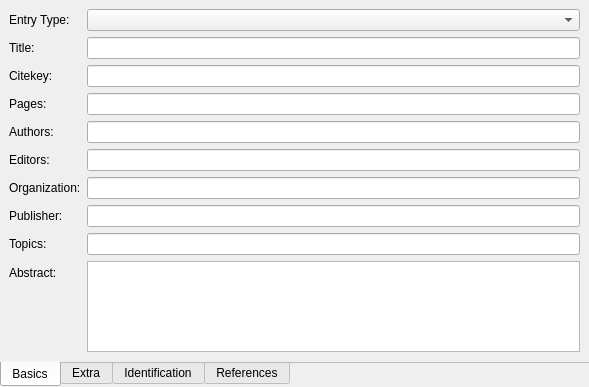
<?xml version="1.0" encoding="UTF-8"?>
<ui version="4.0">
 <class>PublicationWidget</class>
 <widget class="QWidget" name="PublicationWidget">
  <property name="geometry">
   <rect>
    <x>0</x>
    <y>0</y>
    <width>589</width>
    <height>387</height>
   </rect>
  </property>
  <property name="windowTitle">
   <string>Form</string>
  </property>
  <layout class="QVBoxLayout" name="verticalLayout">
   <property name="margin">
    <number>0</number>
   </property>
   <item>
    <widget class="QTabWidget" name="tabWidget">
     <property name="tabPosition">
      <enum>QTabWidget::South</enum>
     </property>
     <property name="currentIndex">
      <number>0</number>
     </property>
     <property name="documentMode">
      <bool>true</bool>
     </property>
     <widget class="QWidget" name="tabBasic">
      <attribute name="title">
       <string>Basics</string>
      </attribute>
      <layout class="QVBoxLayout" name="verticalLayout_3">
       <property name="margin">
        <number>0</number>
       </property>
       <item>
        <widget class="QScrollArea" name="scrollArea">
         <property name="frameShape">
          <enum>QFrame::NoFrame</enum>
         </property>
         <property name="widgetResizable">
          <bool>true</bool>
         </property>
         <widget class="QWidget" name="scrollAreaWidgetContents">
          <property name="geometry">
           <rect>
            <x>0</x>
            <y>0</y>
            <width>589</width>
            <height>358</height>
           </rect>
          </property>
          <layout class="QFormLayout" name="formLayout_2">
           <item row="0" column="0">
            <widget class="QLabel" name="labelEntryType">
             <property name="text">
              <string>Entry Type:</string>
             </property>
            </widget>
           </item>
           <item row="0" column="1">
            <widget class="QComboBox" name="editEntryType"/>
           </item>
           <item row="1" column="0">
            <widget class="QLabel" name="labelTitle">
             <property name="text">
              <string>Title:</string>
             </property>
            </widget>
           </item>
           <item row="1" column="1">
            <widget class="KLineEdit" name="editTitle"/>
           </item>
           <item row="2" column="0">
            <widget class="QLabel" name="labelCiteKey">
             <property name="text">
              <string>Citekey:</string>
             </property>
            </widget>
           </item>
           <item row="2" column="1">
            <widget class="KLineEdit" name="editCiteKey"/>
           </item>
           <item row="3" column="0">
            <widget class="QLabel" name="labelPages">
             <property name="text">
              <string>Pages:</string>
             </property>
            </widget>
           </item>
           <item row="3" column="1">
            <widget class="KLineEdit" name="editPages"/>
           </item>
           <item row="4" column="0">
            <widget class="QLabel" name="labelAuthors">
             <property name="text">
              <string>Authors:</string>
             </property>
            </widget>
           </item>
           <item row="4" column="1">
            <widget class="KLineEdit" name="editAuthors"/>
           </item>
           <item row="5" column="0">
            <widget class="QLabel" name="labelEditors">
             <property name="text">
              <string>Editors:</string>
             </property>
            </widget>
           </item>
           <item row="5" column="1">
            <widget class="KLineEdit" name="editEditors"/>
           </item>
           <item row="6" column="0">
            <widget class="QLabel" name="labelOrganization">
             <property name="text">
              <string>Organization:</string>
             </property>
            </widget>
           </item>
           <item row="6" column="1">
            <widget class="KLineEdit" name="editOrganization"/>
           </item>
           <item row="7" column="0">
            <widget class="QLabel" name="labelPublisher">
             <property name="text">
              <string>Publisher:</string>
             </property>
            </widget>
           </item>
           <item row="7" column="1">
            <widget class="KLineEdit" name="editPublisher"/>
           </item>
           <item row="8" column="0">
            <widget class="QLabel" name="labelTopics">
             <property name="text">
              <string>Topics:</string>
             </property>
            </widget>
           </item>
           <item row="8" column="1">
            <widget class="KLineEdit" name="editTopics"/>
           </item>
           <item row="9" column="0">
            <widget class="QLabel" name="labelAbstract">
             <property name="text">
              <string>Abstract:</string>
             </property>
            </widget>
           </item>
           <item row="9" column="1">
            <widget class="KTextEdit" name="editAbstract">
             <property name="sizePolicy">
              <sizepolicy hsizetype="Expanding" vsizetype="MinimumExpanding">
               <horstretch>0</horstretch>
               <verstretch>0</verstretch>
              </sizepolicy>
             </property>
             <property name="minimumSize">
              <size>
               <width>0</width>
               <height>50</height>
              </size>
             </property>
            </widget>
           </item>
          </layout>
         </widget>
        </widget>
       </item>
      </layout>
     </widget>
     <widget class="QWidget" name="tabExtra">
      <attribute name="title">
       <string>Extra</string>
      </attribute>
      <layout class="QVBoxLayout" name="verticalLayout_4">
       <property name="margin">
        <number>0</number>
       </property>
       <item>
        <widget class="QScrollArea" name="scrollArea_2">
         <property name="frameShape">
          <enum>QFrame::NoFrame</enum>
         </property>
         <property name="widgetResizable">
          <bool>true</bool>
         </property>
         <widget class="QWidget" name="scrollAreaWidgetContents_2">
          <property name="geometry">
           <rect>
            <x>0</x>
            <y>0</y>
            <width>589</width>
            <height>358</height>
           </rect>
          </property>
          <layout class="QFormLayout" name="formLayout">
           <property name="fieldGrowthPolicy">
            <enum>QFormLayout::ExpandingFieldsGrow</enum>
           </property>
           <item row="0" column="0">
            <widget class="QLabel" name="labelEvent">
             <property name="text">
              <string>Event:</string>
             </property>
            </widget>
           </item>
           <item row="0" column="1">
            <widget class="KLineEdit" name="editEvent"/>
           </item>
           <item row="1" column="0">
            <widget class="QLabel" name="labelSeries">
             <property name="text">
              <string>Series:</string>
             </property>
            </widget>
           </item>
           <item row="1" column="1">
            <widget class="KLineEdit" name="editSeries"/>
           </item>
           <item row="2" column="0">
            <widget class="QLabel" name="labelVolume">
             <property name="text">
              <string>Volume:</string>
             </property>
            </widget>
           </item>
           <item row="2" column="1">
            <widget class="KLineEdit" name="editVolume"/>
           </item>
           <item row="3" column="0">
            <widget class="QLabel" name="labelNumber">
             <property name="text">
              <string>Number:</string>
             </property>
            </widget>
           </item>
           <item row="3" column="1">
            <widget class="KLineEdit" name="editNumber"/>
           </item>
           <item row="4" column="0">
            <widget class="QLabel" name="labelEdition">
             <property name="text">
              <string>Edition:</string>
             </property>
            </widget>
           </item>
           <item row="4" column="1">
            <widget class="KLineEdit" name="editEdition"/>
           </item>
           <item row="5" column="0">
            <widget class="QLabel" name="labelReportType">
             <property name="text">
              <string>Type:</string>
             </property>
            </widget>
           </item>
           <item row="5" column="1">
            <widget class="KLineEdit" name="editReportType"/>
           </item>
           <item row="6" column="0">
            <widget class="QLabel" name="labelCopyright">
             <property name="text">
              <string>Copyright:</string>
             </property>
            </widget>
           </item>
           <item row="6" column="1">
            <widget class="KLineEdit" name="editCopyright"/>
           </item>
           <item row="7" column="0">
            <widget class="QLabel" name="labelLanguage">
             <property name="text">
              <string>Language:</string>
             </property>
            </widget>
           </item>
           <item row="7" column="1">
            <widget class="KLineEdit" name="editLanguage"/>
           </item>
          </layout>
         </widget>
        </widget>
       </item>
      </layout>
     </widget>
     <widget class="QWidget" name="tabIdentification">
      <attribute name="title">
       <string>Identification</string>
      </attribute>
      <layout class="QVBoxLayout" name="verticalLayout_5">
       <property name="margin">
        <number>0</number>
       </property>
       <item>
        <widget class="QScrollArea" name="scrollArea_3">
         <property name="frameShape">
          <enum>QFrame::NoFrame</enum>
         </property>
         <property name="widgetResizable">
          <bool>true</bool>
         </property>
         <widget class="QWidget" name="scrollAreaWidgetContents_3">
          <property name="geometry">
           <rect>
            <x>0</x>
            <y>0</y>
            <width>589</width>
            <height>358</height>
           </rect>
          </property>
          <layout class="QFormLayout" name="formLayout_3">
           <item row="0" column="0">
            <widget class="QLabel" name="labelArchive">
             <property name="text">
              <string>Archive:</string>
             </property>
            </widget>
           </item>
           <item row="0" column="1">
            <widget class="KLineEdit" name="editArchive"/>
           </item>
           <item row="1" column="0">
            <widget class="QLabel" name="labelArchiveLocation">
             <property name="text">
              <string>Archive Location:</string>
             </property>
            </widget>
           </item>
           <item row="1" column="1">
            <widget class="KLineEdit" name="editArchiveLocation"/>
           </item>
           <item row="2" column="0">
            <widget class="QLabel" name="labelEPrint">
             <property name="text">
              <string>E-Print:</string>
             </property>
            </widget>
           </item>
           <item row="2" column="1">
            <widget class="KLineEdit" name="editEPrint"/>
           </item>
           <item row="3" column="0">
            <widget class="QLabel" name="labelISBN">
             <property name="text">
              <string>ISBN:</string>
             </property>
            </widget>
           </item>
           <item row="3" column="1">
            <widget class="KLineEdit" name="editISBN"/>
           </item>
           <item row="4" column="0">
            <widget class="QLabel" name="labelISSN">
             <property name="text">
              <string>ISSN:</string>
             </property>
            </widget>
           </item>
           <item row="4" column="1">
            <widget class="KLineEdit" name="editISSN"/>
           </item>
           <item row="5" column="0">
            <widget class="QLabel" name="labelLCCN">
             <property name="text">
              <string>LCCN:</string>
             </property>
            </widget>
           </item>
           <item row="5" column="1">
            <widget class="KLineEdit" name="editLCCN"/>
           </item>
           <item row="6" column="0">
            <widget class="QLabel" name="labelMRNumber">
             <property name="text">
              <string>MRNumber:</string>
             </property>
            </widget>
           </item>
           <item row="6" column="1">
            <widget class="KLineEdit" name="editMRNumber"/>
           </item>
           <item row="7" column="0">
            <widget class="QLabel" name="labelPubMed">
             <property name="text">
              <string>PubMed:</string>
             </property>
            </widget>
           </item>
           <item row="7" column="1">
            <widget class="KLineEdit" name="editPubMed"/>
           </item>
           <item row="8" column="0">
            <widget class="QLabel" name="labelDOI">
             <property name="text">
              <string>DOI:</string>
             </property>
            </widget>
           </item>
           <item row="8" column="1">
            <widget class="KLineEdit" name="editDOI"/>
           </item>
          </layout>
         </widget>
        </widget>
       </item>
      </layout>
     </widget>
     <widget class="QWidget" name="tabReferences">
      <attribute name="title">
       <string>References</string>
      </attribute>
      <layout class="QVBoxLayout" name="verticalLayout_2">
       <property name="margin">
        <number>0</number>
       </property>
       <item>
        <widget class="QListWidget" name="listWidget"/>
       </item>
      </layout>
     </widget>
    </widget>
   </item>
  </layout>
 </widget>
 <customwidgets>
  <customwidget>
   <class>KLineEdit</class>
   <extends>QLineEdit</extends>
   <header>klineedit.h</header>
  </customwidget>
  <customwidget>
   <class>KTextEdit</class>
   <extends>QTextEdit</extends>
   <header>ktextedit.h</header>
  </customwidget>
 </customwidgets>
 <resources/>
 <connections/>
</ui>
